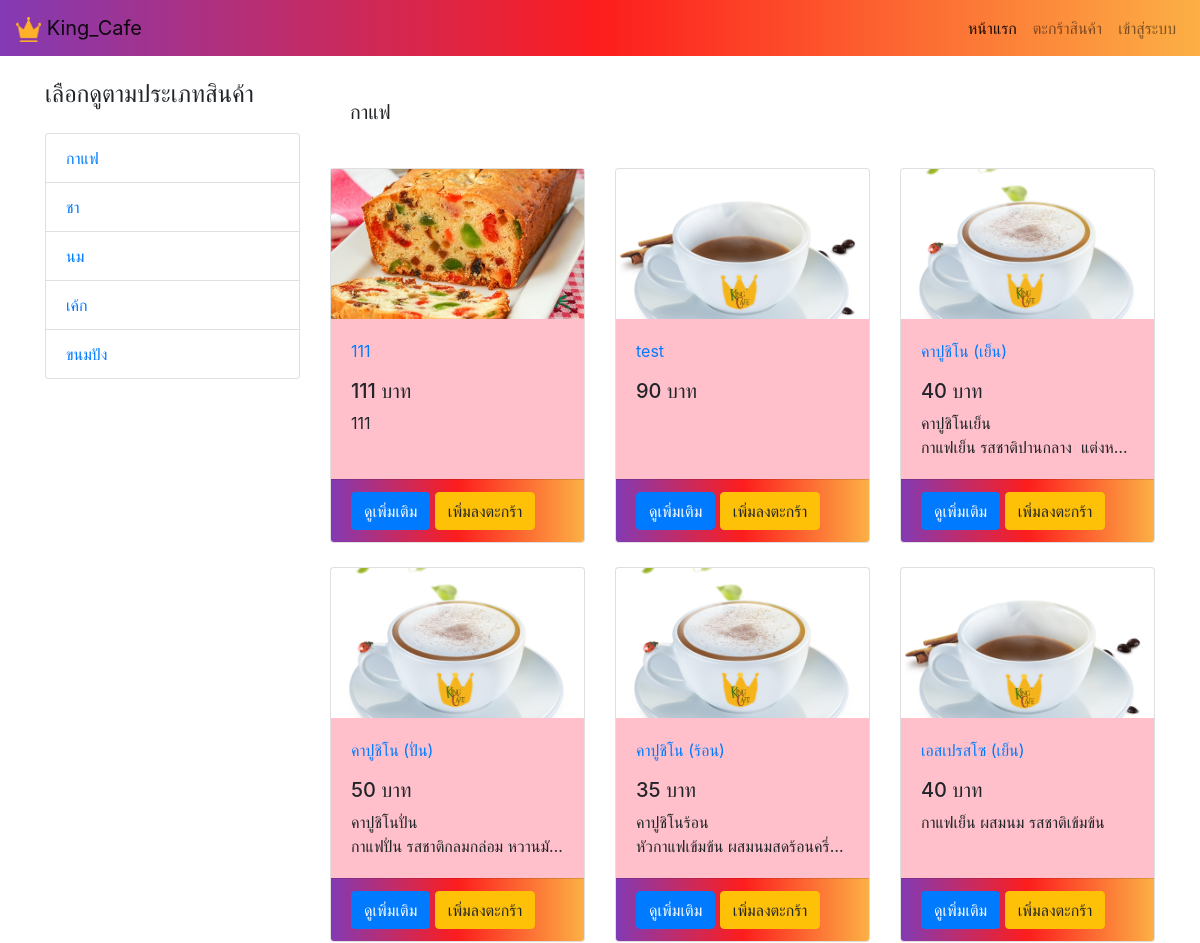
The page /Cafe/product-list.php?ct=กาแฟ (upper part) on the database as committed earlier.
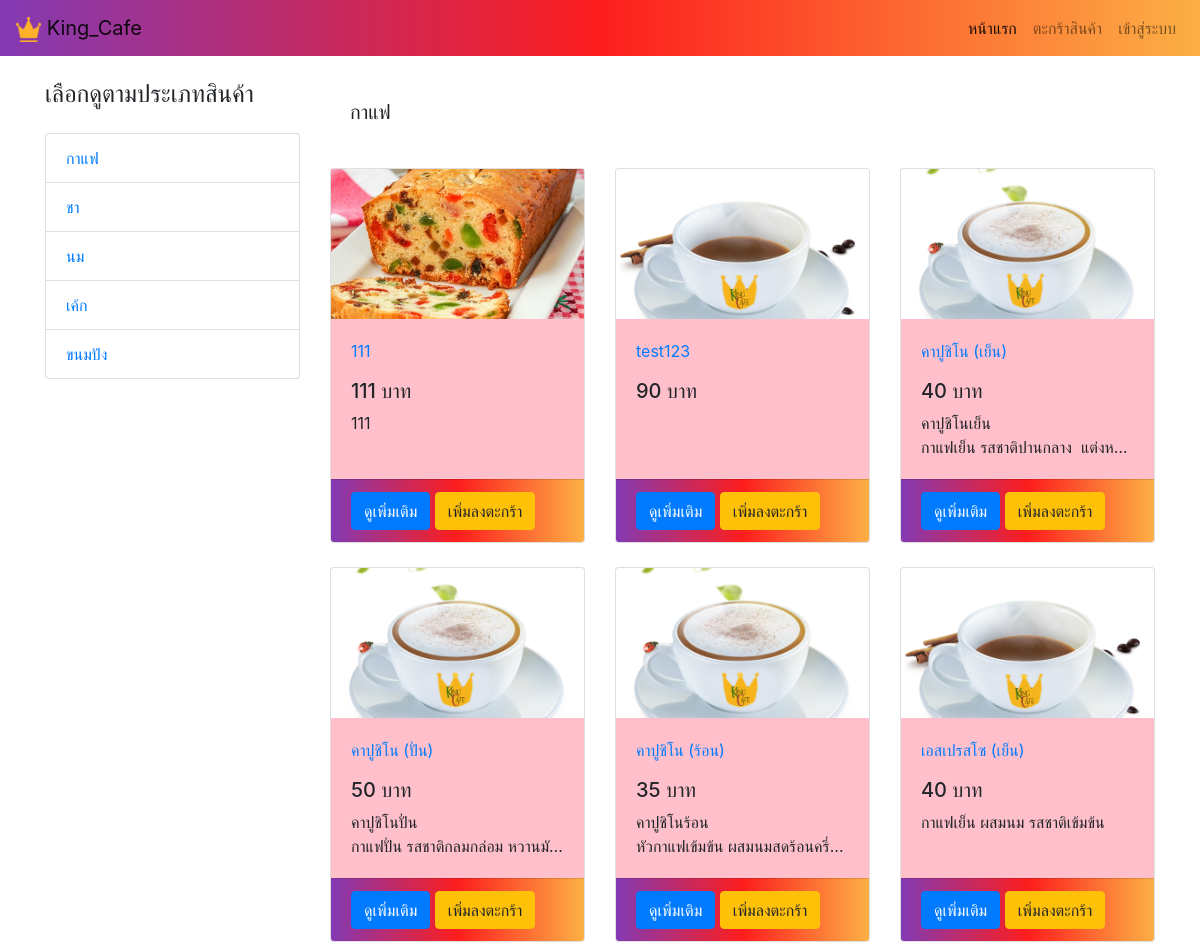
The same page on the database as committed later.
### tables this page shows
CREATE TABLE `product` (
  `p_id` varchar(11) NOT NULL,
  `cat_id` int(11) NOT NULL,
  `p_name` text NOT NULL,
  `p_price` int(11) NOT NULL,
  `p_detail` text NOT NULL,
  `p_pic` text NOT NULL
);

### Cafe/product-list.php (the view, shortened to what this page needs)
<?php
include 'admin/assets/php/connect.php';
$ct = $_GET['ct'];
$sql = "select cat_id from categories where cat_name = '$ct'";
$load = $con->query($sql);
if($data = $load->fetch_assoc()) $cat_id = $data['cat_id'];
?>
<!DOCTYPE html>
<html lang="en">
<head>
    <link href="vendor/bootstrap/css/bootstrap.min.css" rel="stylesheet">
    <link href="css/shop-homepage.css" rel="stylesheet">
</head>
<body>
<?php require_once 'assets/navbar.php'?>
<div class="container">
    <div class="row">
        <div class="col-lg-3">
            <h4 class="my-4">เลือกดูตามประเภทสินค้า</h4>
            <div class="list-group">
                <?php
                $sql = "select * from categories";
                $load  =$con->query($sql);
                while($rs = $load->fetch_assoc()):
                    ?>
                    <a href="product-list.php?ct=<?php echo $rs['cat_name'] ?>" class="list-group-item"><?php echo $rs['cat_name']?></a>
                <?php
                endwhile;
                ?>
            </div>
        </div>
        <div class="col-lg-9 my-4">
            <div class="row">
                <div class="mb-3 col-lg-12">
                    <h5 style="padding: 20px;font-weight: 400"><?php echo $ct ?></h5>
                </div>
                <?php
                $sql = "select * from product where cat_id = '$cat_id'";
                $load = $con->query($sql);
                while($rs = $load->fetch_assoc()):
                    ?>
                    <div class="col-lg-4 col-md-6 mb-4">
                        <div class="card">
                            <a href="product.php?ct=<?php echo $rs['p_id'];?>" class="ix"><img src="admin/assets/images/<?php echo $rs['p_id'].'/'.$rs['p_pic']?>" alt=""></a>
                            <div class="card-body">
                                <p>
                                    <a href="product.php?ct=<?php echo $rs['p_id'];?>"><?php echo $rs['p_name'] ?></a>
                                </p>
                                <h5><?php echo $rs['p_price'] . ' บาท' ?></h5>
                                <div class="card-text">
                                    <?php echo $rs['p_detail'] ?>
                                </div>
                            </div>
                            <div class="card-footer" style="background: linear-gradient(90deg, rgba(131,58,180,1) 0%, rgba(253,29,29,1) 50%, rgba(252,176,69,1) 100%);">
                                <a href="product.php?ct=<?php echo $rs['p_id'];?>" class="btn btn-primary" style="display: inline-block">ดูเพิ่มเติม</a>
                                <a href="cart.php?p_id=<?php echo $rs['p_id'] ?>&act=add" class="btn btn-warning"  style="display: inline-block">เพิ่มลงตะกร้า</a>
                            </div>
                        </div>
                    </div>
                <?php
                endwhile;
                ?>
            </div>
        </div>
    </div>
</div>
</body>
</html>

Rows that differ between the two databases and show on the page:
changed product: p_name "test" → "test123"
